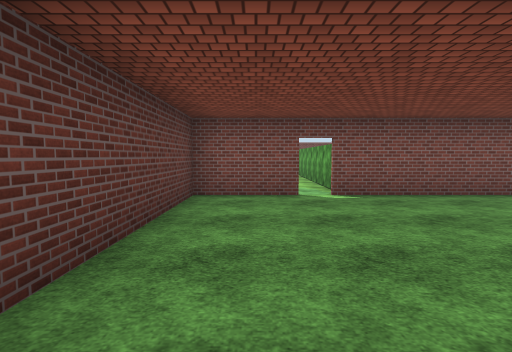
View 1 (above)

13 first-person views from a walk through a Unity game level. The camera is 1.5 m above the floor, tilts 4° down and sees 85° across. Doors are open. The floor is counted in squares, 2 m on a side. Each view is taken from the middle of a square. On the plan, view 1 faces up. The plan holds only what a view shows up to about 10 squares ahead; the rest is blank. The place goes on beyond the plan. The player is left out. Surface patterns are stand-ins for the level's own textures.

View 2
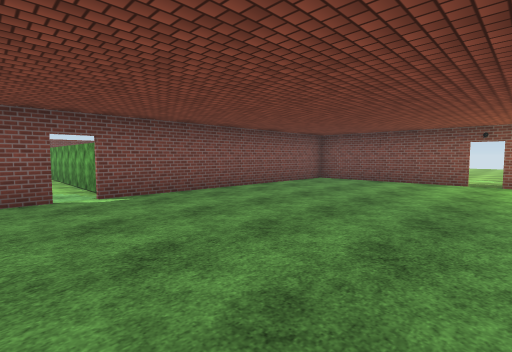

View 3
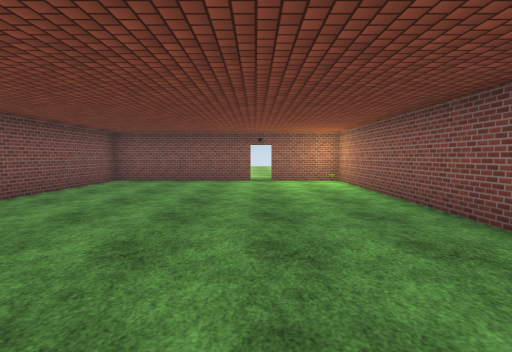

View 4
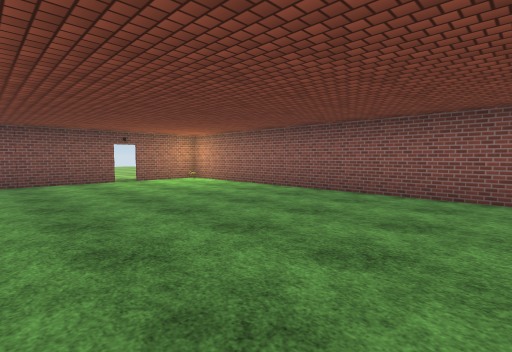

View 5
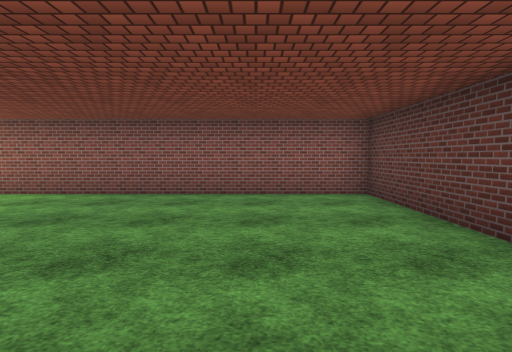

View 6
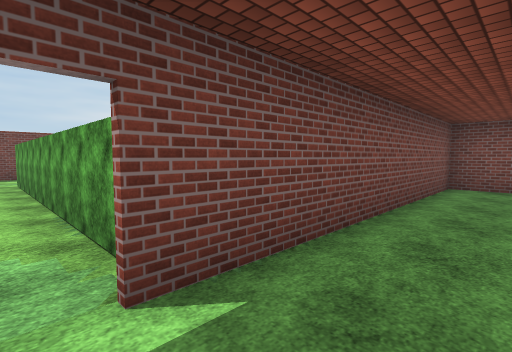

View 7
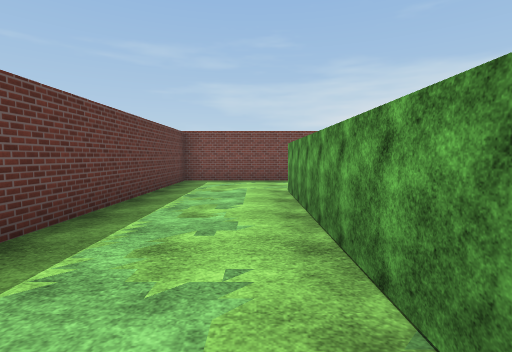

View 8
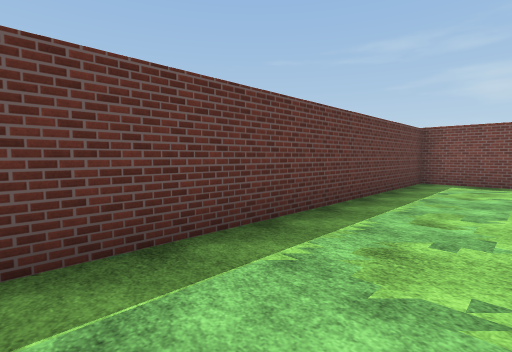

View 9
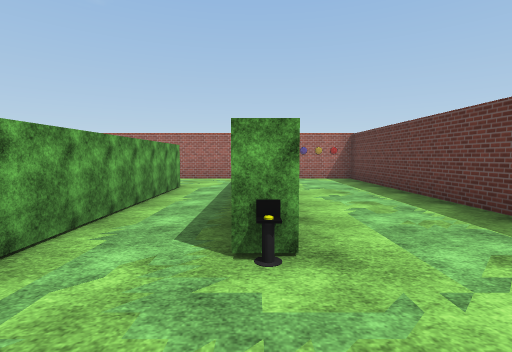

View 10
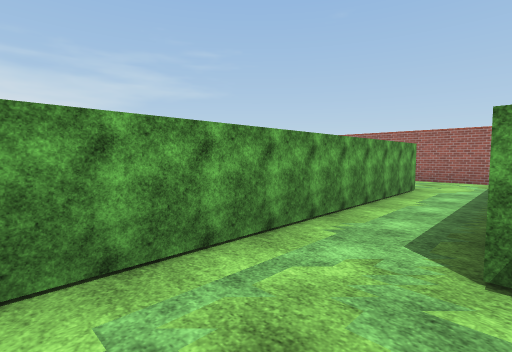

View 11
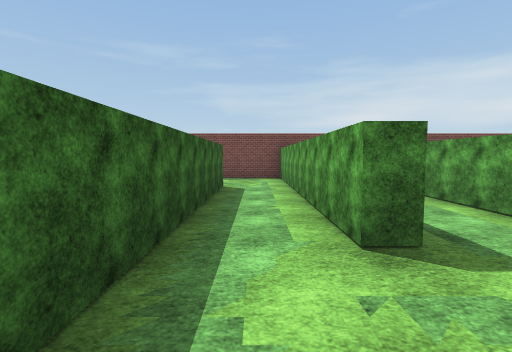

View 12
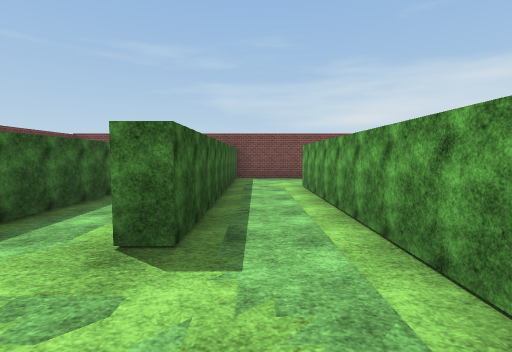

View 13
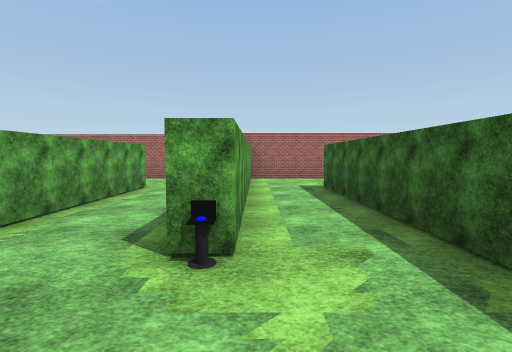

### Floor plan
Ten units are one square. View 1 is at (0, 0); x grows to the right and y downward. Boxes are objects, and circles mark ways between rooms. Rooms are numbered by the first view taken in them; rooms with no view inside come last. Other rooms are left out.
<svg viewBox="-17 -162 112 183">
<path fill="none" stroke="#000" d="M9 -54 -2 -54M86 -11 86 -54 14 -54M-12 -54 -12 16 86 16 86 -6M38 -124 38 -157 -12 -157 -12 -65M17 -60 17 -130 22 -130M-12 -55 5 -55M43 -124 43 -82 38 -82 38 -124M28 -55 62 -55 62 -130M22 -130 22 -68M62 -130 68 -130M66 -157 42 -157M43 -152 43 -124"/>
<rect x="75" y="5" width="10" height="10" fill="#bbb"><title>other object</title></rect>
<circle cx="10" cy="-55" r="3" fill="#2a7"/>
<circle cx="30" cy="-120" r="3" fill="#2a7"/>
<circle cx="50" cy="-120" r="3" fill="#2a7"/>
<text x="40" y="-20">1</text>
<text x="10" y="-120">2</text>
<text x="50" y="-90">3</text>
<text x="60" y="-140">4</text>
</svg>
Room 1 opens to room 2. Room 2 opens to room 3. Room 3 opens to room 4.

Where each view was taken, in squares from view 1:
view 1: 0 up, 0 right, facing up
view 2: 0 up, 0 right, facing up-right
view 3: 1 up, 0 right, facing right
view 4: 4 up, 0 right, facing down-right
view 5: 4 up, 1 right, facing down
view 6: 4 up, 1 right, facing up-right
view 7: 7 up, 1 right, facing up
view 8: 7 up, 1 right, facing up-left
view 9: 15 up, 2 right, facing down
view 10: 15 up, 2 right, facing down-right
view 11: 6 up, 3 right, facing up
view 12: 6 up, 5 right, facing up
view 13: 15 up, 6 right, facing down
